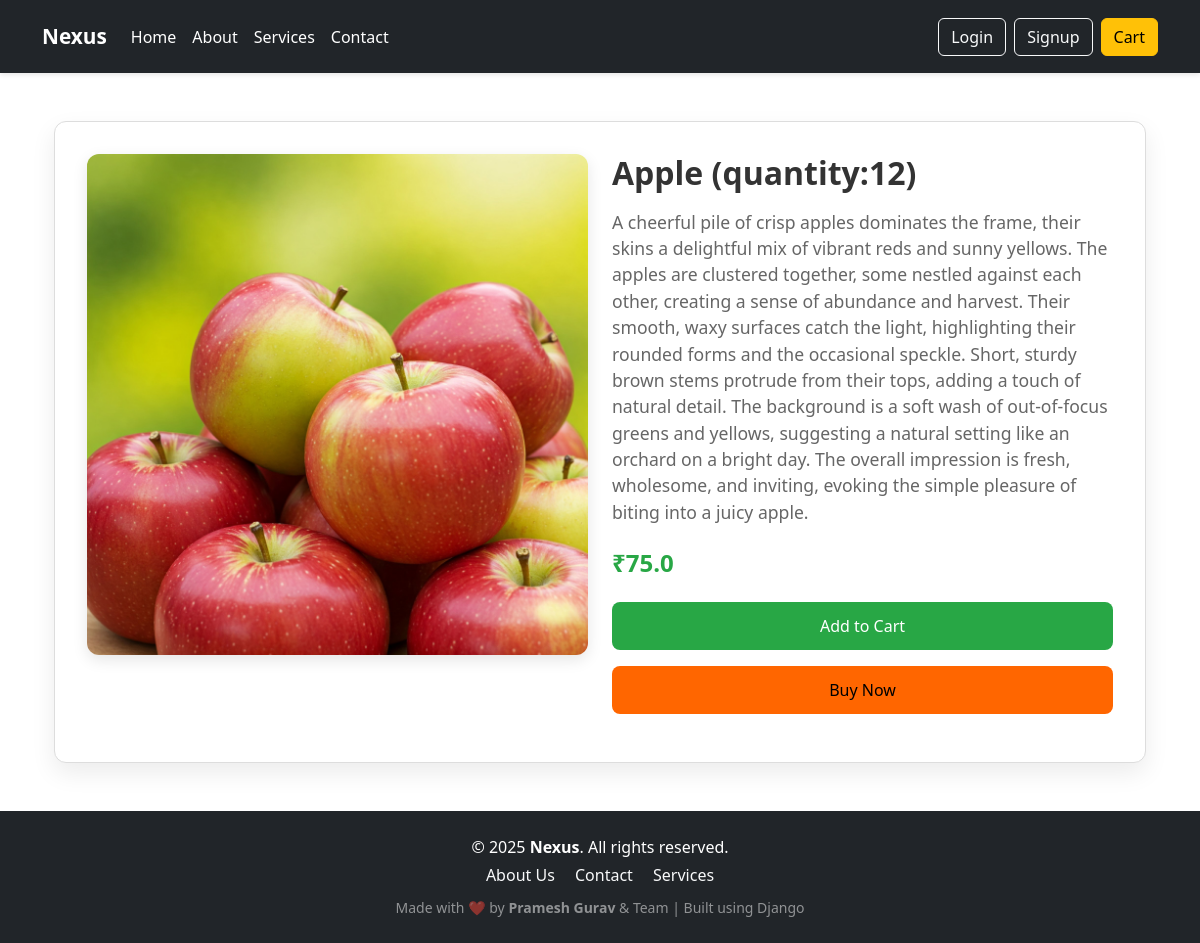
/product/1/, run on the app's committed database.
### store/models.py (models this page shows, shortened)
class Product(models.Model):
    title = models.CharField(max_length=255)
    category = models.ForeignKey(Category, on_delete=models.CASCADE)
    description = models.TextField()
    price = models.FloatField()
    image = models.ImageField(upload_to='products/')

### store/views.py (the view)
# urls.py: path('product/<int:pk>/', views.product_detail, name='product_detail'),
def product_detail(request, pk):
    product = get_object_or_404(Product, pk=pk)
    return render(request, 'store/product_detail.html', {'product': product})

### store/templates/store/product_detail.html
{% extends 'store/base.html' %}
{% block content %}
<div class="container mt-5">
  <div class="product-detail-card">
    <div class="row">
      <div class="col-md-6 text-center">
        <img src="{{ product.image.url }}" class="img-fluid product-image" alt="{{ product.title }}">
      </div>
      <div class="col-md-6 mt-4 mt-md-0">
        <h2>{{ product.title }}</h2>
        <p>{{ product.description }}</p>
        <h4>₹{{ product.price }}</h4>
        <a href="{% url 'add_to_cart' product.pk %}" class="btn btn-success">Add to Cart</a>
        <a href="{% url 'add_to_cart' product.id %}" class="btn btn-warning">Buy Now</a>
      </div>
    </div>
  </div>
</div>
{% endblock %}

### static/css/style.css (style rules this page uses)
body { background-color: #ffffff; font-family: 'Segoe UI', sans-serif; justify-content: center; align-items: center; margin: 0; padding: 0; }
.product-detail-card { border: 1px solid #ddd; border-radius: 12px; padding: 2rem; box-shadow: 0 10px 25px rgba(0, 0, 0, 0.08); background-color: #fff; transition: all 0.3s ease; }
.product-detail-card h2 { font-size: 2rem; font-weight: bold; margin-bottom: 1rem; color: #333; }
.product-detail-card p { font-size: 1.1rem; color: #666; margin-bottom: 1.5rem; }
.product-detail-card h4 { font-size: 1.5rem; color: #28a745; font-weight: bold; margin-bottom: 1.5rem; }
.product-detail-card img.product-image { max-width: 100%; height: auto; border-radius: 12px; object-fit: cover; box-shadow: 0 5px 15px rgba(0, 0, 0, 0.1); }
.product-detail-card .btn { width: 100%; margin-bottom: 1rem; padding: 0.75rem; border-radius: 8px; font-size: 1rem; }
.product-detail-card .btn-warning { background-color: #ff6600; border: none; }
.btn.btn-success { background-color: #28a745; color: white; border: none; transition: all 0.3s ease; }

### data on the page
Product: image (picture), title "Apple (quantity:12)", description "A cheerful pile of crisp apples dominates the frame, their skins a delightful mix of vibrant reds and sunny yellows. The apples are clustered together, some nestled against each other, creating a sense of abundance and harvest. Their smooth, waxy surfaces catch the light, highlighting their rounded forms and the occasional speckle. Short, sturdy brown stems protrude from their tops, adding a touch of natural detail. The background is a soft wash of out-of-focus greens and yellows, suggesting a natural setting like an orchard on a bright day. The overall impression is fresh, wholesome, and inviting, evoking the simple pleasure of biting into a juicy apple.", price "75.0"
